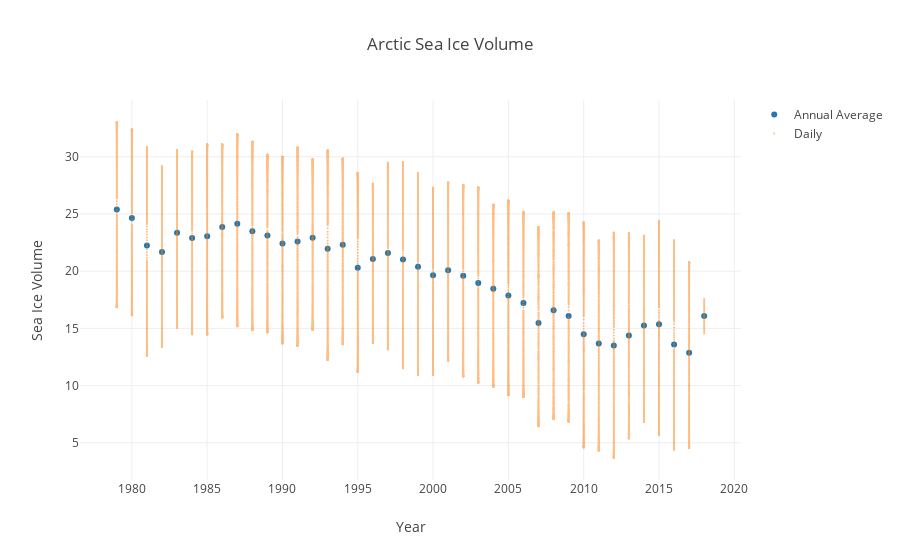

The notebook cell this image was saved under:
### Code cell
init_notebook_mode(connected=True)

df_subset = df.groupby('Year',as_index=False)['Vol'].mean()

trace0 = go.Scatter(
    x = df['Year'].unique(),
    y = df_subset['Vol'],
    mode = 'markers',
    name = 'Annual Average'
)

trace1 = go.Scatter(
    x = df['Year'],
    y = df['Vol'],
    mode = 'markers',
    name = 'Daily',
    opacity = 0.5,
    marker=dict(size = '2'),
    hoverinfo='none'
)

data = [trace0,trace1]
layout = go.Layout(dict(title='Arctic Sea Ice Volume'),
                   xaxis=dict(title='Year'),
                   yaxis=dict(title='Sea Ice Volume')
)
fig = go.Figure(data=data,layout=layout)
iplot(fig)

### Figure 1 — Plotly figure (JSON) as saved in the notebook; plotly's stock layout.template omitted (floating-point values rounded to 4 significant figures; data arrays with more than 128 entries replaced by an {"elided": "..."} marker saying what was removed)
{"data": [{"mode": "markers", "name": "Annual Average", "type": "scatter", "x": [1979, 1980, 1981, 1982, 1983, 1984, 1985, 1986, 1987, 1988, 1989, 1990, 1991, 1992, 1993, 1994, 1995, 1996, 1997, 1998, 1999, 2000, 2001, 2002, 2003, 2004, 2005, 2006, 2007, 2008, 2009, 2010, 2011, 2012, 2013, 2014, 2015, 2016, 2017, 2018], "y": [25.39, 24.65, 22.24, 21.68, 23.35, 22.89, 23.05, 23.85, 24.15, 23.49, 23.13, 22.42, 22.6, 22.93, 21.96, 22.3, 20.3, 21.07, 21.59, 21.01, 20.39, 19.63, 20.09, 19.6, 18.97, 18.46, 17.88, 17.22, 15.48, 16.58, 16.08, 14.49, 13.68, 13.51, 14.37, 15.26, 15.36, 13.59, 12.86, 16.08]}, {"hoverinfo": "none", "marker": {"size": "2"}, "mode": "markers", "name": "Daily", "opacity": 0.5, "type": "scatter", "x": {"elided": "14266 int values"}, "y": {"elided": "14266 float values"}}], "layout": {"title": "Arctic Sea Ice Volume", "xaxis": {"title": "Year"}, "yaxis": {"title": "Sea Ice Volume"}}}
